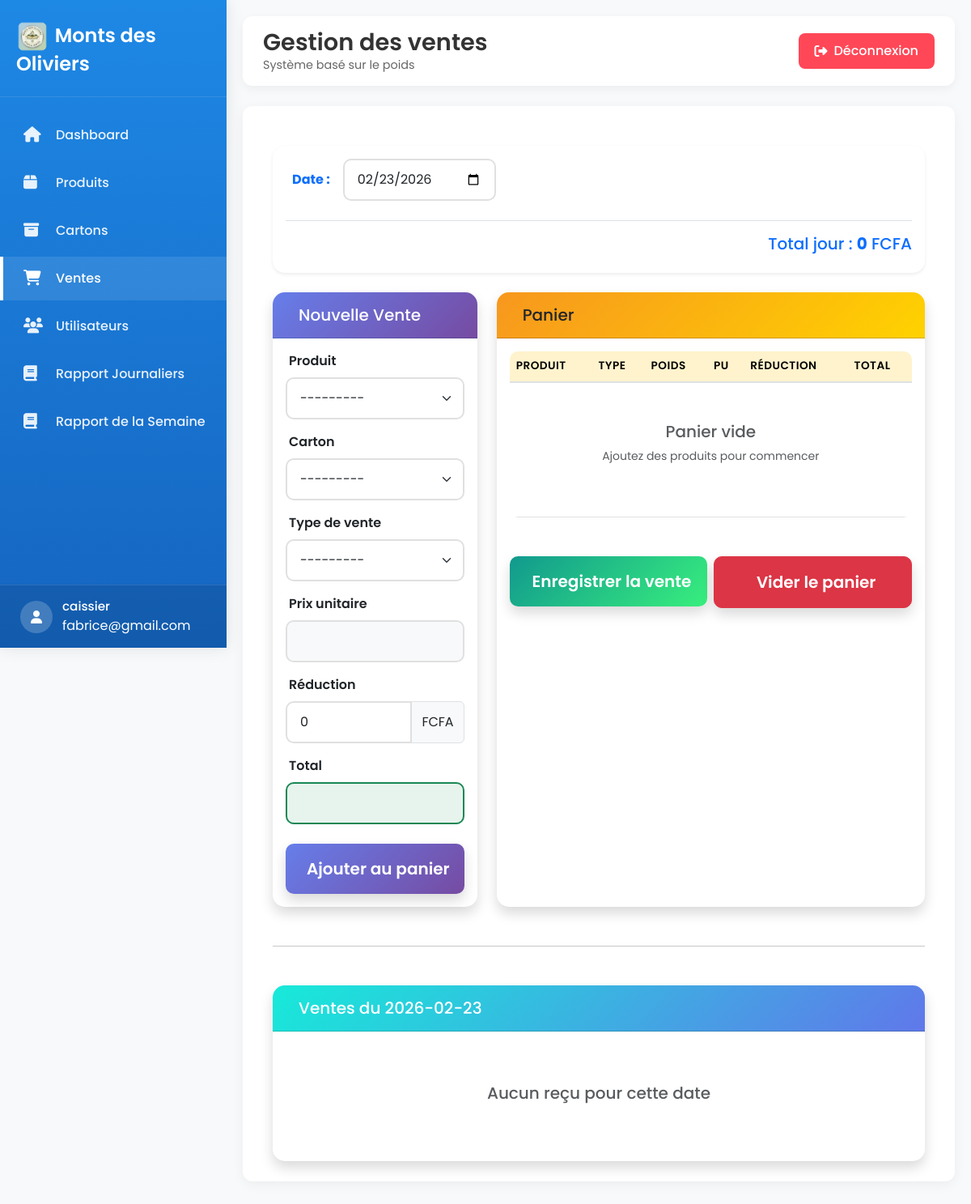
The page /ventes/ (signed in) on the database as committed earlier.
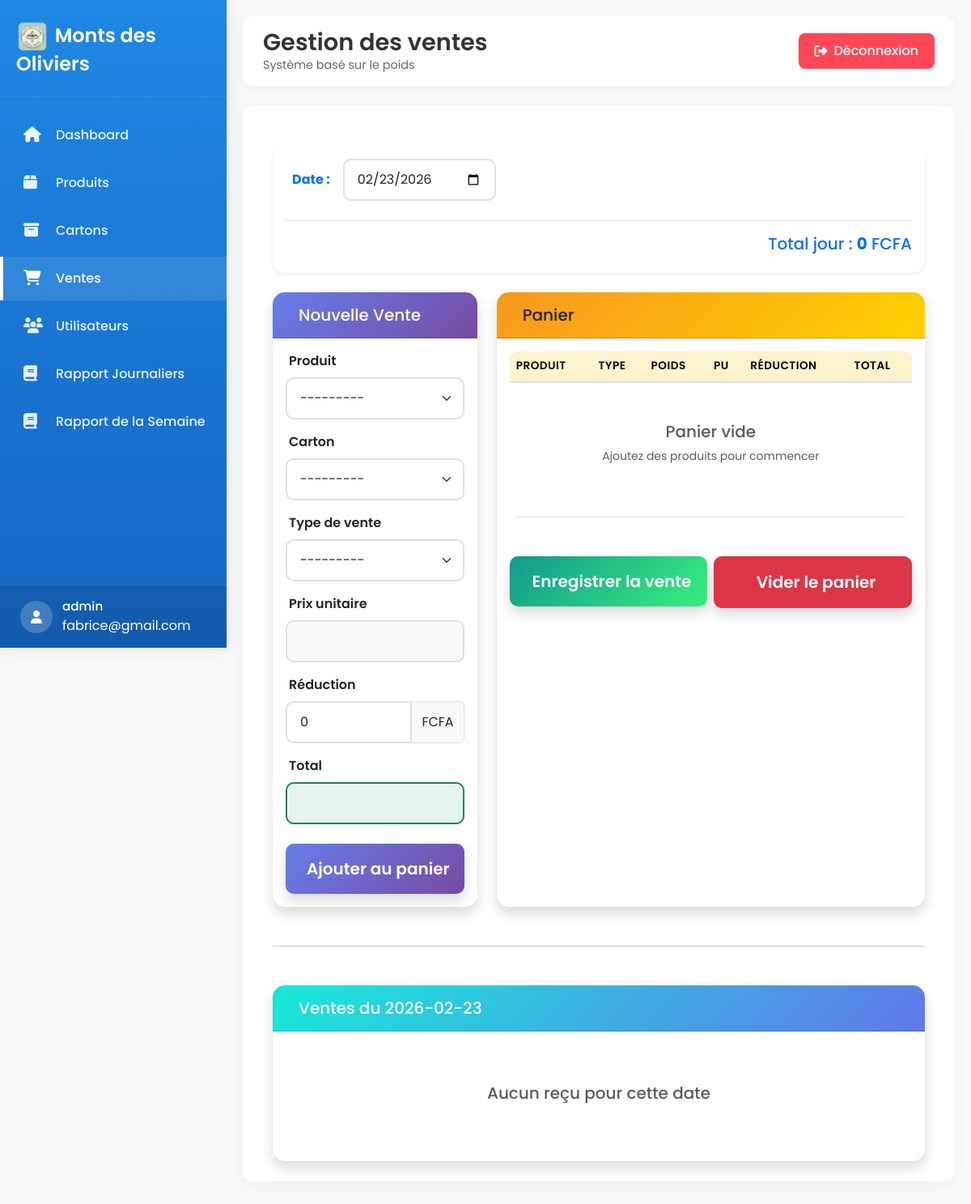
The same page on the database as committed later.
### stock_produit/models/user.py (models this page shows, shortened)
class User(AbstractUser):
    USER_TYPE_CHOICES = [
        ('admin', 'Admin'),
        ('caissier', 'Caissier'),
    ]
    username = None
    email = models.EmailField(unique=True)
    user_type = models.CharField(max_length=10, choices=USER_TYPE_CHOICES)
    USERNAME_FIELD = 'email'
    REQUIRED_FIELDS = []

### stock_produit/views.py (the view, shortened to what this page needs)
# urls.py: path("ventes/", views.ventes, name="ventes"),
@login_required
def ventes(request, recu_id=None):
    date_str = request.GET.get("date")
    if date_str:
        date_obj = datetime.strptime(date_str, "%Y-%m-%d").date()
    else:
        date_obj = timezone.now().date()
    selected_date = date_obj.strftime("%Y-%m-%d")
    recus = Recu.objects.filter(
        created_at__date=date_obj
    ).prefetch_related("ventes").order_by("-id")
    total_jour = recus.aggregate(
        total=Sum("total")
    )["total"] or Decimal("0")
    context = {
        "form": VenteForm(),
        "panier": request.session.get("panier", []),
        "recus": recus,
        "total_jour": total_jour,
        "selected_date": selected_date,
        "detail_recu": False,
    }
    return render(request, "Vente/ventes.html", context)

### stock_produit/forms.py
class VenteForm(forms.ModelForm):
    class Meta:
        model = Vente
        fields = [
            "produit",
            "carton",
            "type_vente",
            "poids_vendu",
            "prix_unitaire",
            "reduction",
        ]
        widgets = {
            "produit": forms.Select(attrs={"class": "form-select"}),
            "carton": forms.Select(attrs={"class": "form-select"}),
            "type_vente": forms.Select(attrs={"class": "form-select"}),
            "poids_vendu": forms.NumberInput(attrs={"class": "form-control"}),
            "prix_unitaire": forms.NumberInput(attrs={
                "class": "form-control",
                "readonly": True
            }),
            "reduction": forms.NumberInput(attrs={"class": "form-control"}),
        }

### stock_produit/models/carton.py (called while the page is built)
    def __str__(self):
        return f"{self.produit.name} - {self.remaining_weight} kg restants"

### stock_produit/models/produit.py (called while the page is built)
    def __str__(self):
        return self.name

### stock_produit/templates/Vente/ventes.html (shortened to what the changed rows need)
{% extends "Base/base.html" %}
{% block page_title %}Gestion des ventes{% endblock %}
{% block content %}
<div class="container-fluid mt-4">
{% if detail_recu %}
<div class="card shadow border-0">
    <div class="card-header bg-primary text-white d-flex justify-content-between align-items-center">
        <h4 class="mb-0">
            <i class="bi bi-receipt me-2"></i>Reçu n° {{ recu.numero }}
        </h4>
        <a href="{% url 'ventes' %}" class="btn btn-light btn-sm">
            <i class="bi bi-arrow-left me-1"></i>Retour
        </a>
    </div>
    <div class="card-body">
        <div class="table-responsive">
            <table class="table table-hover table-striped">
                <thead class="table-primary">
                    <tr>
                        <th><i class="bi bi-box me-1"></i>Produit</th>
                        <th><i class="bi bi-tag me-1"></i>Type</th>
                        <th><i class="bi bi-scale me-1"></i>Poids</th>
                        <th><i class="bi bi-currency-dollar me-1"></i>PU</th>
                        <th><i class="bi bi-percent me-1"></i>Réduction</th>
                        <th><i class="bi bi-calculator me-1"></i>Total</th>
                    </tr>
                </thead>
                <tbody>
                    {% for v in recu.ventes.all %}
                    <tr>
                        <td>{{ v.produit }}</td>
                        <td>
                            <span class="badge {% if v.type_vente == 'CARTON' %}bg-success{% else %}bg-info{% endif %}">
                                {{ v.get_type_vente_display }}
                            </span>
                        </td>
                        <td>
                            {% if v.poids_vendu %}
                            <span class="badge bg-secondary">{{ v.poids_vendu }}</span>
                            {% else %}-{% endif %}
                        </td>
                        <td class="fw-bold">{{ v.prix_unitaire }}</td>
                        <td>
                            {% if v.reduction %}
                            <span class="badge bg-warning text-dark">{{ v.reduction }}</span>
                            {% else %}-{% endif %}
                        </td>
                        <td class="fw-bold text-success">{{ v.total_price }}</td>
                    </tr>
                    {% endfor %}
                </tbody>
            </table>
        </div>
    </div>
</div>
{% else %}
<div class="row g-4">
    <div class="col-lg-8">
        <div class="card shadow border-0 h-100">
            <div class="card-body">
                <div class="table-responsive">
                    <table class="table table-hover">
                        <thead class="table-warning">
                            <tr>
                                <th>Produit</th>
                                <th>Type</th>
                                <th>Poids</th>
                                <th>PU</th>
                                <th>Réduction</th>
                                <th>Total</th>
                            </tr>
                        </thead>
                    </table>
                </div>
            </div>
        </div>
    </div>
</div>
{% endif %}
</div>
{% endblock %}

### stock_produit/templates/Base/base.html (shortened to what this page needs)
<!DOCTYPE html>
<html lang="fr">
<head>
    {% load static %}
    <link href="https://cdn.jsdelivr.net/npm/bootstrap@5.3.2/dist/css/bootstrap.min.css" rel="stylesheet">
    <link href="https://cdnjs.cloudflare.com/ajax/libs/font-awesome/6.5.1/css/all.min.css" rel="stylesheet">
</head>
<body>
    <div class="sidebar" id="sidebar">
        <div class="sidebar-header">
            <h3><img src="{% static 'icons/icon-192.png' %}" alt="" class="img-icons"> Monts des Oliviers</h3>
        </div>
        <div class="sidebar-menu">
            <ul>
                <li>
                    <a href="{% url 'dashboard' %}" class="{% if request.path == '/dashboard/' %}active{% endif %}">
                        <i class="fas fa-home"></i>
                        <span>Dashboard</span>
                    </a>
                </li>
                <li>
                    <a href="{% url 'produits' %}" class="{% if 'produits' in request.path %}active{% endif %}">
                        <i class="fas fa-box"></i>
                        <span>Produits</span>
                    </a>
                </li>
                <li>
                    <a href="{% url 'cartons' %}" class="{% if 'cartons' in request.path %}active{% endif %}">
                        <i class="fas fa-archive"></i>
                        <span>Cartons</span>
                    </a>
                </li>
                <li>
                    <a href="{% url 'ventes' %}" class="{% if 'ventes' in request.path %}active{% endif %}">
                        <i class="fas fa-shopping-cart"></i>
                        <span>Ventes</span>
                    </a>
                </li>
                <li>
                    <a href="{% url 'users' %}" class="{% if 'users' in request.path %}active{% endif %}">
                        <i class="fas fa-users"></i>
                        <span>Utilisateurs</span>
                    </a>
                </li>
                <li>
                    <a href="{% url 'rapport_journalier' %}" class="{% if 'rapport_journalier' in request.path %}active{% endif %}">
                        <i class="fa-solid fa-book"></i>
                        <span>Rapport Journaliers</span>
                    </a>
                </li>
                                <li>
                    <a href="{% url 'rapport_semaine' %}" class="{% if 'rapport_semaine' in request.path %}active{% endif %}">
                        <i class="fa-solid fa-book"></i>
                        <span>Rapport de la Semaine</span>
                    </a>
                </li>
            </ul>
        </div>
        <div class="user-profile">
            <div class="user-info">
                <div class="user-avatar">
                    <i class="fas fa-user"></i>
                </div>
                <div>
                    {% if request.user.is_authenticated %}
                    <div class="user-name">{{ request.user.user_type }}</div>
                    <span>{{ request.user.email }}</span>
                    {% endif %}
                </div>
            </div>
        </div>
    </div>
    <div class="main-content" id="mainContent">
        <nav class="top-navbar">
            <div class="left-header">
                <div class="page-title">
                    <h1>{% block page_title %}Dashboard{% endblock %}</h1>
                    <p>{% block page_subtitle %}Gestion des opérations commerciales{% endblock %}</p>
                </div>
            </div>
            <div class="top-actions">
                <a href="{% url 'deconnexion' %}" class="logout-btn">
                    <i class="fas fa-sign-out-alt"></i>
                    Déconnexion
                </a>
            </div>
        </nav>
        <div class="content-card fade-in">
            {% block content %}{% endblock %}
        </div>
    </div>
</body>
</html>

Rows that differ between the two databases and show on the page:
changed User "fabrice@gmail.com": user.user_type "caissier" → "admin"
